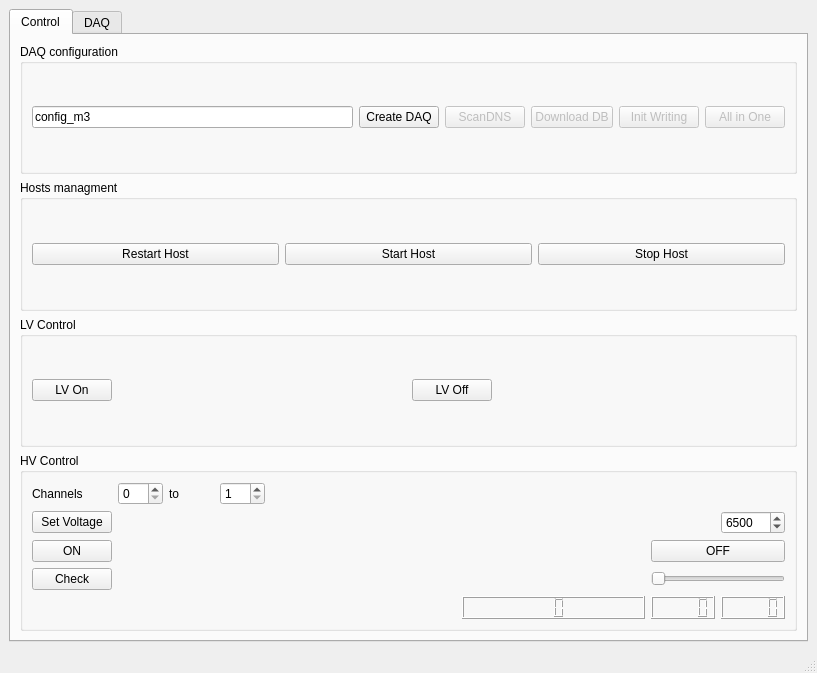
<?xml version="1.0" encoding="UTF-8"?>
<ui version="4.0">
 <class>MainWindow</class>
 <widget class="QMainWindow" name="MainWindow">
  <property name="geometry">
   <rect>
    <x>0</x>
    <y>0</y>
    <width>817</width>
    <height>673</height>
   </rect>
  </property>
  <property name="windowTitle">
   <string>Et un m3 , un !</string>
  </property>
  <widget class="QWidget" name="centralwidget">
   <layout class="QHBoxLayout" name="horizontalLayout">
    <item>
     <widget class="QTabWidget" name="tabWidget">
      <property name="currentIndex">
       <number>0</number>
      </property>
      <widget class="QWidget" name="Control">
       <attribute name="title">
        <string>Control</string>
       </attribute>
       <layout class="QGridLayout" name="gridLayout_3">
        <item row="0" column="0">
         <widget class="QGroupBox" name="groupBox">
          <property name="title">
           <string>DAQ configuration</string>
          </property>
          <layout class="QHBoxLayout" name="horizontalLayout_2">
           <item>
            <widget class="QLineEdit" name="LEconfig">
             <property name="minimumSize">
              <size>
               <width>231</width>
               <height>0</height>
              </size>
             </property>
             <property name="text">
              <string>config_m3</string>
             </property>
            </widget>
           </item>
           <item>
            <widget class="QPushButton" name="PBCreateDaq">
             <property name="text">
              <string>Create DAQ</string>
             </property>
            </widget>
           </item>
           <item>
            <widget class="QPushButton" name="PBDiscoverDNS">
             <property name="enabled">
              <bool>false</bool>
             </property>
             <property name="text">
              <string>ScanDNS</string>
             </property>
            </widget>
           </item>
           <item>
            <widget class="QPushButton" name="PBDownloadDB">
             <property name="enabled">
              <bool>false</bool>
             </property>
             <property name="text">
              <string>Download DB</string>
             </property>
            </widget>
           </item>
           <item>
            <widget class="QPushButton" name="PBInitialiseWriter">
             <property name="enabled">
              <bool>false</bool>
             </property>
             <property name="text">
              <string>Init Writing</string>
             </property>
            </widget>
           </item>
           <item>
            <widget class="QPushButton" name="PBDiscover">
             <property name="enabled">
              <bool>false</bool>
             </property>
             <property name="text">
              <string>All in One</string>
             </property>
            </widget>
           </item>
          </layout>
         </widget>
        </item>
        <item row="1" column="0">
         <widget class="QGroupBox" name="groupBox_2">
          <property name="title">
           <string>Hosts managment</string>
          </property>
          <layout class="QHBoxLayout" name="horizontalLayout_5">
           <item>
            <widget class="QPushButton" name="PBRestartHost">
             <property name="text">
              <string>Restart Host</string>
             </property>
            </widget>
           </item>
           <item>
            <widget class="QPushButton" name="PBStartHost">
             <property name="text">
              <string>Start Host</string>
             </property>
            </widget>
           </item>
           <item>
            <widget class="QPushButton" name="PBStopHost">
             <property name="text">
              <string>Stop Host</string>
             </property>
            </widget>
           </item>
          </layout>
         </widget>
        </item>
        <item row="2" column="0">
         <widget class="QGroupBox" name="groupBox_3">
          <property name="title">
           <string>LV Control</string>
          </property>
          <layout class="QHBoxLayout" name="horizontalLayout_3">
           <item>
            <widget class="QPushButton" name="PBLVOn">
             <property name="text">
              <string>LV On</string>
             </property>
            </widget>
           </item>
           <item>
            <spacer name="horizontalSpacer_5">
             <property name="orientation">
              <enum>Qt::Horizontal</enum>
             </property>
             <property name="sizeHint" stdset="0">
              <size>
               <width>291</width>
               <height>20</height>
              </size>
             </property>
            </spacer>
           </item>
           <item>
            <widget class="QPushButton" name="PBLVOff">
             <property name="text">
              <string>LV Off</string>
             </property>
            </widget>
           </item>
           <item>
            <spacer name="horizontalSpacer_6">
             <property name="orientation">
              <enum>Qt::Horizontal</enum>
             </property>
             <property name="sizeHint" stdset="0">
              <size>
               <width>290</width>
               <height>20</height>
              </size>
             </property>
            </spacer>
           </item>
          </layout>
         </widget>
        </item>
        <item row="3" column="0">
         <widget class="QGroupBox" name="groupBox_4">
          <property name="title">
           <string>HV Control</string>
          </property>
          <layout class="QGridLayout" name="gridLayout">
           <item row="0" column="0">
            <widget class="QLabel" name="label">
             <property name="text">
              <string>Channels</string>
             </property>
            </widget>
           </item>
           <item row="0" column="1">
            <widget class="QSpinBox" name="SBFirstHvChannel"/>
           </item>
           <item row="0" column="2">
            <widget class="QLabel" name="label_2">
             <property name="text">
              <string>to</string>
             </property>
            </widget>
           </item>
           <item row="0" column="3">
            <widget class="QSpinBox" name="SBLastHvChannel">
             <property name="minimum">
              <number>1</number>
             </property>
             <property name="maximum">
              <number>50</number>
             </property>
            </widget>
           </item>
           <item row="0" column="4" colspan="2">
            <spacer name="horizontalSpacer_4">
             <property name="orientation">
              <enum>Qt::Horizontal</enum>
             </property>
             <property name="sizeHint" stdset="0">
              <size>
               <width>385</width>
               <height>20</height>
              </size>
             </property>
            </spacer>
           </item>
           <item row="1" column="0">
            <widget class="QPushButton" name="PBSetVoltage">
             <property name="text">
              <string>Set Voltage</string>
             </property>
            </widget>
           </item>
           <item row="1" column="1" colspan="5">
            <spacer name="horizontalSpacer_2">
             <property name="orientation">
              <enum>Qt::Horizontal</enum>
             </property>
             <property name="sizeHint" stdset="0">
              <size>
               <width>524</width>
               <height>20</height>
              </size>
             </property>
            </spacer>
           </item>
           <item row="1" column="7">
            <widget class="QSpinBox" name="SBVoltage">
             <property name="maximum">
              <number>8000</number>
             </property>
             <property name="singleStep">
              <number>50</number>
             </property>
             <property name="value">
              <number>6500</number>
             </property>
            </widget>
           </item>
           <item row="2" column="0">
            <widget class="QPushButton" name="PBHVOn">
             <property name="text">
              <string>ON</string>
             </property>
            </widget>
           </item>
           <item row="2" column="1" colspan="5">
            <spacer name="horizontalSpacer_3">
             <property name="orientation">
              <enum>Qt::Horizontal</enum>
             </property>
             <property name="sizeHint" stdset="0">
              <size>
               <width>524</width>
               <height>20</height>
              </size>
             </property>
            </spacer>
           </item>
           <item row="2" column="6" colspan="2">
            <widget class="QPushButton" name="PBHVOff">
             <property name="text">
              <string>OFF</string>
             </property>
            </widget>
           </item>
           <item row="3" column="0">
            <widget class="QPushButton" name="PBHVDump">
             <property name="text">
              <string>Check</string>
             </property>
            </widget>
           </item>
           <item row="3" column="6" colspan="2">
            <widget class="QSlider" name="HSChannel">
             <property name="enabled">
              <bool>false</bool>
             </property>
             <property name="maximum">
              <number>50</number>
             </property>
             <property name="orientation">
              <enum>Qt::Horizontal</enum>
             </property>
            </widget>
           </item>
           <item row="4" column="0" colspan="5">
            <spacer name="horizontalSpacer_7">
             <property name="orientation">
              <enum>Qt::Horizontal</enum>
             </property>
             <property name="sizeHint" stdset="0">
              <size>
               <width>446</width>
               <height>20</height>
              </size>
             </property>
            </spacer>
           </item>
           <item row="4" column="5">
            <widget class="QLCDNumber" name="LCDChannel">
             <property name="font">
              <font>
               <pointsize>18</pointsize>
               <weight>75</weight>
               <bold>true</bold>
               <kerning>false</kerning>
              </font>
             </property>
             <property name="numDigits">
              <number>2</number>
             </property>
            </widget>
           </item>
           <item row="4" column="6">
            <widget class="QLCDNumber" name="LCDVoltage">
             <property name="font">
              <font>
               <pointsize>18</pointsize>
               <weight>75</weight>
               <bold>true</bold>
               <kerning>false</kerning>
              </font>
             </property>
            </widget>
           </item>
           <item row="4" column="7">
            <widget class="QLCDNumber" name="LCDCurrent">
             <property name="font">
              <font>
               <pointsize>18</pointsize>
               <weight>75</weight>
               <bold>true</bold>
               <kerning>false</kerning>
              </font>
             </property>
            </widget>
           </item>
          </layout>
         </widget>
        </item>
       </layout>
      </widget>
      <widget class="QWidget" name="DAQ">
       <attribute name="title">
        <string>DAQ</string>
       </attribute>
       <layout class="QVBoxLayout" name="verticalLayout">
        <item>
         <widget class="QGroupBox" name="groupBox_5">
          <property name="title">
           <string>Daq Control</string>
          </property>
          <layout class="QHBoxLayout" name="horizontalLayout_4">
           <item>
            <widget class="QPushButton" name="PBInitialise">
             <property name="enabled">
              <bool>false</bool>
             </property>
             <property name="text">
              <string>Initialise</string>
             </property>
            </widget>
           </item>
           <item>
            <widget class="QPushButton" name="PBConfigure">
             <property name="enabled">
              <bool>false</bool>
             </property>
             <property name="text">
              <string>Configure</string>
             </property>
            </widget>
           </item>
           <item>
            <widget class="QPushButton" name="PBStart">
             <property name="enabled">
              <bool>false</bool>
             </property>
             <property name="text">
              <string>Start</string>
             </property>
            </widget>
           </item>
           <item>
            <widget class="QPushButton" name="PBStop">
             <property name="enabled">
              <bool>false</bool>
             </property>
             <property name="text">
              <string>Stop</string>
             </property>
            </widget>
           </item>
           <item>
            <widget class="QPushButton" name="PBDestroy">
             <property name="enabled">
              <bool>false</bool>
             </property>
             <property name="text">
              <string>Destroy</string>
             </property>
            </widget>
           </item>
           <item>
            <widget class="QPushButton" name="PBUpdate">
             <property name="enabled">
              <bool>false</bool>
             </property>
             <property name="text">
              <string>Update</string>
             </property>
            </widget>
           </item>
           <item>
            <widget class="QLabel" name="label_3">
             <property name="font">
              <font>
               <pointsize>16</pointsize>
               <weight>75</weight>
               <bold>true</bold>
              </font>
             </property>
             <property name="text">
              <string>Run</string>
             </property>
             <property name="textFormat">
              <enum>Qt::AutoText</enum>
             </property>
             <property name="alignment">
              <set>Qt::AlignCenter</set>
             </property>
            </widget>
           </item>
           <item>
            <widget class="QLCDNumber" name="LCDRun">
             <property name="font">
              <font>
               <pointsize>18</pointsize>
               <weight>75</weight>
               <bold>true</bold>
               <kerning>false</kerning>
              </font>
             </property>
             <property name="lineWidth">
              <number>1</number>
             </property>
             <property name="numDigits">
              <number>6</number>
             </property>
             <property name="segmentStyle">
              <enum>QLCDNumber::Flat</enum>
             </property>
            </widget>
           </item>
          </layout>
         </widget>
        </item>
        <item>
         <widget class="QTableWidget" name="TWDIF">
          <property name="font">
           <font>
            <pointsize>7</pointsize>
           </font>
          </property>
          <property name="rowCount">
           <number>255</number>
          </property>
          <attribute name="horizontalHeaderVisible">
           <bool>false</bool>
          </attribute>
          <attribute name="horizontalHeaderCascadingSectionResizes">
           <bool>true</bool>
          </attribute>
          <attribute name="horizontalHeaderDefaultSectionSize">
           <number>100</number>
          </attribute>
          <attribute name="horizontalHeaderHighlightSections">
           <bool>true</bool>
          </attribute>
          <attribute name="horizontalHeaderShowSortIndicator" stdset="0">
           <bool>true</bool>
          </attribute>
          <attribute name="horizontalHeaderStretchLastSection">
           <bool>true</bool>
          </attribute>
          <attribute name="verticalHeaderVisible">
           <bool>false</bool>
          </attribute>
          <attribute name="verticalHeaderDefaultSectionSize">
           <number>25</number>
          </attribute>
          <row/>
          <row/>
          <row/>
          <row/>
          <row/>
          <row/>
          <row/>
          <row/>
          <row/>
          <row/>
          <row/>
          <row/>
          <row/>
          <row/>
          <row/>
          <row/>
          <row/>
          <row/>
          <row/>
          <row/>
          <row/>
          <row/>
          <row/>
          <row/>
          <row/>
          <row/>
          <row/>
          <row/>
          <row/>
          <row/>
          <row/>
          <row/>
          <row/>
          <row/>
          <row/>
          <row/>
          <row/>
          <row/>
          <row/>
          <row/>
          <row/>
          <row/>
          <row/>
          <row/>
          <row/>
          <row/>
          <row/>
          <row/>
          <row/>
          <row/>
          <row/>
          <row/>
          <row/>
          <row/>
          <row/>
          <row/>
          <row/>
          <row/>
          <row/>
          <row/>
          <row/>
          <row/>
          <row/>
          <row/>
          <row/>
          <row/>
          <row/>
          <row/>
          <row/>
          <row/>
          <row/>
          <row/>
          <row/>
          <row/>
          <row/>
          <row/>
          <row/>
          <row/>
          <row/>
          <row/>
          <row/>
          <row/>
          <row/>
          <row/>
          <row/>
          <row/>
          <row/>
          <row/>
          <row/>
          <row/>
          <row/>
          <row/>
          <row/>
          <row/>
          <row/>
          <row/>
          <row/>
          <row/>
          <row/>
          <row/>
          <row/>
          <row/>
          <row/>
          <row/>
          <row/>
          <row/>
          <row/>
          <row/>
          <row/>
          <row/>
          <row/>
          <row/>
          <row/>
          <row/>
          <row/>
          <row/>
          <row/>
          <row/>
          <row/>
          <row/>
          <row/>
          <row/>
          <row/>
          <row/>
          <row/>
          <row/>
          <row/>
          <row/>
          <row/>
          <row/>
          <row/>
          <row/>
          <row/>
          <row/>
          <row/>
          <row/>
          <row/>
          <row/>
          <row/>
          <row/>
          <row/>
          <row/>
          <row/>
          <row/>
          <row/>
          <row/>
          <row/>
          <row/>
          <row/>
          <row/>
          <row/>
          <row/>
          <row/>
          <row/>
          <row/>
          <row/>
          <row/>
          <row/>
          <row/>
          <row/>
          <row/>
          <row/>
          <row/>
          <row/>
          <row/>
          <row/>
          <row/>
          <row/>
          <row/>
          <row/>
          <row/>
          <row/>
          <row/>
          <row/>
          <row/>
          <row/>
          <row/>
          <row/>
          <row/>
          <row/>
          <row/>
          <row/>
          <row/>
          <row/>
          <row/>
          <row/>
          <row/>
          <row/>
          <row/>
          <row/>
          <row/>
          <row/>
          <row/>
          <row/>
          <row/>
          <row/>
          <row/>
          <row/>
          <row/>
          <row/>
          <row/>
          <row/>
          <row/>
          <row/>
          <row/>
          <row/>
          <row/>
          <row/>
          <row/>
          <row/>
          <row/>
          <row/>
          <row/>
          <row/>
          <row/>
          <row/>
          <row/>
          <row/>
          <row/>
          <row/>
          <row/>
          <row/>
          <row/>
          <row/>
          <row/>
          <row/>
          <row/>
          <row/>
          <row/>
          <row/>
          <row/>
          <row/>
          <row/>
          <row/>
          <row/>
          <row/>
          <row/>
          <row/>
          <row/>
          <row/>
          <row/>
          <row/>
          <row/>
          <row/>
          <row/>
          <row/>
          <row/>
          <row/>
          <row/>
          <row/>
          <row/>
          <row/>
          <row/>
          <row/>
          <row/>
          <column>
           <property name="text">
            <string>DIF</string>
           </property>
          </column>
          <column>
           <property name="text">
            <string>SLC</string>
           </property>
          </column>
          <column>
           <property name="text">
            <string>GTC</string>
           </property>
          </column>
          <column>
           <property name="text">
            <string>BCID</string>
           </property>
          </column>
          <column>
           <property name="text">
            <string>Bytes read</string>
           </property>
          </column>
          <column>
           <property name="text">
            <string>STATUS</string>
           </property>
          </column>
         </widget>
        </item>
       </layout>
      </widget>
     </widget>
    </item>
   </layout>
  </widget>
  <widget class="QMenuBar" name="menubar">
   <property name="geometry">
    <rect>
     <x>0</x>
     <y>0</y>
     <width>817</width>
     <height>19</height>
    </rect>
   </property>
  </widget>
  <widget class="QStatusBar" name="statusbar"/>
 </widget>
 <resources/>
 <connections/>
</ui>
